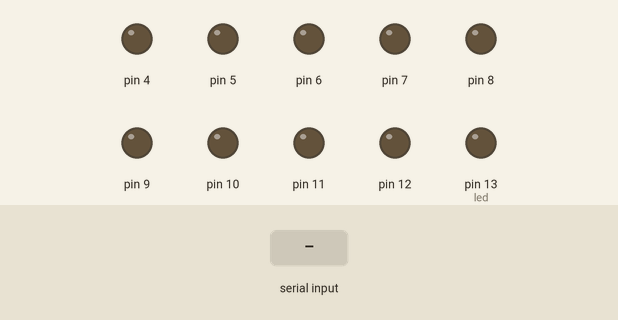
Recording of a sketch running on a simulated Arduino Uno, built with avr-gcc and run on an emulated ATmega328P. Shown: output pins drawn as LEDs (lit = HIGH). Inputs (shaded band) come from the test bench.

Above: at 1.2 s.
1.3 s: "U" received over Serial
At 1.7 s:
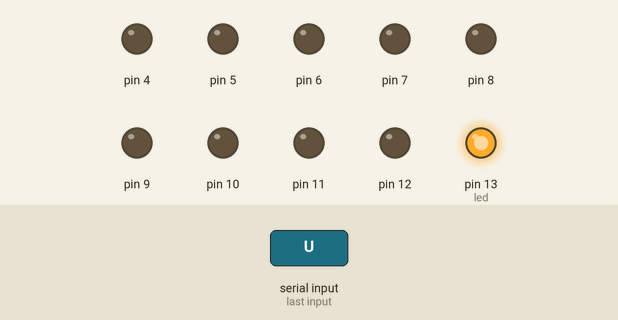
2.8 s: "X" received over Serial
At 4.0 s:
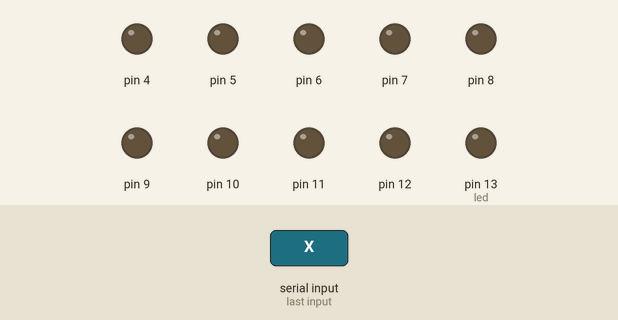
Timing chart, 0 to 5.8 s (numbered marks = the images above; inputs shaded):
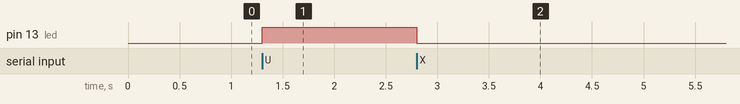

The sketch:

pythonled.ino
```cpp
int i = 0;
#define leduno 4
#define leddos 5
#define ledtres 6
#define ledcuatro 7
#define led 13

// the setup routine runs once when you press reset:
void setup() {
  Serial.begin(9600);
  for (i=4; i<=13; i++){
       pinMode(i, OUTPUT);
  }

}

// the loop routine runs over and over again forever:
void loop() {
  if(Serial.available()) {
    char in = Serial.read();

    if(in == 'U'){
        digitalWrite(led, HIGH);
    }

      if(in == 'X'){
        digitalWrite(led, LOW);
    }
  }
}
```

Measured:
- after the input at 1.3 s, pin 13 (led): LOW → HIGH at once
- after the input at 2.8 s, pin 13 (led): HIGH → LOW at once
